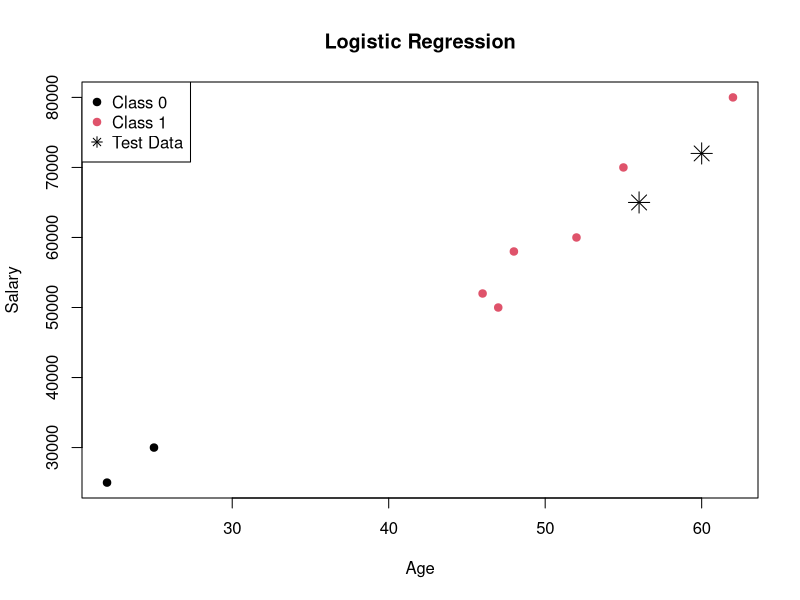

This figure's R source:
# Create dataset
data <- data.frame(
  Age = c(22,25,47,52,46,56,48,55,60,62),
  Salary = c(25000,30000,50000,60000,52000,
             65000,58000,70000,72000,80000),
  Purchased = c(0,0,1,1,1,1,1,1,1,1)
)

# Split into train and test
trainindex <- sample(
  1:nrow(data),
  0.8 * nrow(data)
)

train <- data[trainindex, ]
test <- data[-trainindex, ]

# Logistic Regression Model
model <- glm(
  Purchased ~ Age + Salary,
  data = train,
  family = binomial
)

# Model summary
summary(model)

# Prediction
pred <- predict(
  model,
  newdata = test,
  type = "response"
)

# Convert probability to class
class <- ifelse(pred > 0.5, 1, 0)

# Output dataframe
out <- data.frame(
  Age = test$Age,
  Salary = test$Salary,
  Actual = test$Purchased,
  Predicted = class
)

print(out)

# -----------------------------------
# Visualization
# -----------------------------------

# Plot training data
plot(
  train$Age,
  train$Salary,
  col = train$Purchased + 1,
  pch = 19,
  main = "Logistic Regression",
  xlab = "Age",
  ylab = "Salary"
)

# Add test points
points(
  test$Age,
  test$Salary,
  col = "black",
  pch = 8,
  cex = 2
)

# Add legend
legend(
  "topleft",
  legend = c(
    "Class 0",
    "Class 1",
    "Test Data"
  ),
  col = c(1,2,"black"),
  pch = c(19,19,8)
)
